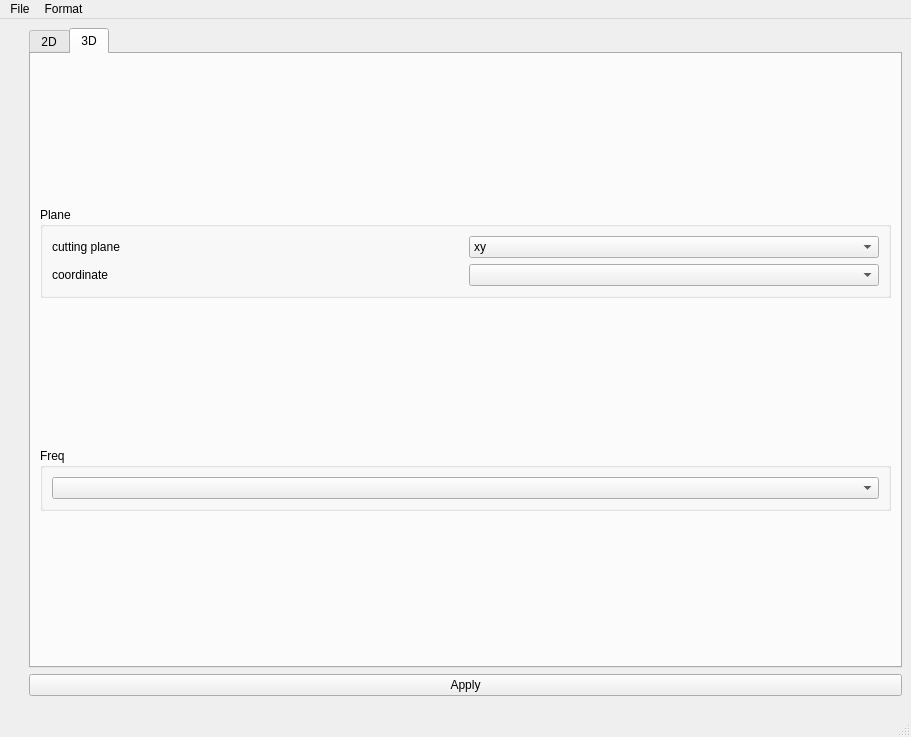
<?xml version="1.0" encoding="UTF-8"?>
<ui version="4.0">
 <class>MainWindow</class>
 <widget class="QMainWindow" name="MainWindow">
  <property name="geometry">
   <rect>
    <x>0</x>
    <y>0</y>
    <width>911</width>
    <height>737</height>
   </rect>
  </property>
  <property name="windowTitle">
   <string>AEMWEL Viewer</string>
  </property>
  <widget class="QWidget" name="centralwidget">
   <layout class="QHBoxLayout" name="horizontalLayout">
    <item>
     <layout class="QVBoxLayout" name="verticalLayout_plot">
      <property name="leftMargin">
       <number>10</number>
      </property>
      <property name="rightMargin">
       <number>10</number>
      </property>
     </layout>
    </item>
    <item>
     <layout class="QVBoxLayout" name="verticalLayout">
      <property name="rightMargin">
       <number>0</number>
      </property>
      <property name="bottomMargin">
       <number>10</number>
      </property>
      <item>
       <widget class="QTabWidget" name="tabWidget">
        <property name="sizePolicy">
         <sizepolicy hsizetype="Minimum" vsizetype="Expanding">
          <horstretch>0</horstretch>
          <verstretch>0</verstretch>
         </sizepolicy>
        </property>
        <property name="currentIndex">
         <number>1</number>
        </property>
        <widget class="QWidget" name="tab">
         <attribute name="title">
          <string>2D</string>
         </attribute>
         <layout class="QVBoxLayout" name="verticalLayout_2">
          <item>
           <widget class="QGroupBox" name="groupBox">
            <property name="title">
             <string>X Axis</string>
            </property>
            <layout class="QVBoxLayout" name="verticalLayout_3">
             <item>
              <widget class="QComboBox" name="comboBox_x">
               <property name="sizePolicy">
                <sizepolicy hsizetype="Expanding" vsizetype="Fixed">
                 <horstretch>0</horstretch>
                 <verstretch>0</verstretch>
                </sizepolicy>
               </property>
              </widget>
             </item>
            </layout>
           </widget>
          </item>
          <item>
           <widget class="QGroupBox" name="groupBox_2">
            <property name="title">
             <string>Y Aixs</string>
            </property>
            <layout class="QVBoxLayout" name="verticalLayout_4">
             <item>
              <widget class="QListWidget" name="listWidget_axes"/>
             </item>
             <item>
              <widget class="QComboBox" name="comboBox_add"/>
             </item>
             <item>
              <widget class="QPushButton" name="pushButton_addAxis">
               <property name="text">
                <string>Add Plot Data</string>
               </property>
              </widget>
             </item>
            </layout>
           </widget>
          </item>
         </layout>
        </widget>
        <widget class="QWidget" name="tab_2">
         <attribute name="title">
          <string>3D</string>
         </attribute>
         <layout class="QVBoxLayout" name="verticalLayout_5">
          <item>
           <widget class="QGroupBox" name="groupBox_3">
            <property name="sizePolicy">
             <sizepolicy hsizetype="Preferred" vsizetype="Maximum">
              <horstretch>0</horstretch>
              <verstretch>0</verstretch>
             </sizepolicy>
            </property>
            <property name="title">
             <string>Plane</string>
            </property>
            <layout class="QVBoxLayout" name="verticalLayout_6">
             <item>
              <layout class="QHBoxLayout" name="horizontalLayout_2">
               <item>
                <widget class="QLabel" name="label">
                 <property name="sizePolicy">
                  <sizepolicy hsizetype="Preferred" vsizetype="Maximum">
                   <horstretch>0</horstretch>
                   <verstretch>0</verstretch>
                  </sizepolicy>
                 </property>
                 <property name="text">
                  <string>cutting plane</string>
                 </property>
                </widget>
               </item>
               <item>
                <widget class="QComboBox" name="comboBox_plane">
                 <item>
                  <property name="text">
                   <string>xy</string>
                  </property>
                 </item>
                 <item>
                  <property name="text">
                   <string>yz</string>
                  </property>
                 </item>
                 <item>
                  <property name="text">
                   <string>zx</string>
                  </property>
                 </item>
                </widget>
               </item>
              </layout>
             </item>
             <item>
              <layout class="QHBoxLayout" name="horizontalLayout_3">
               <item>
                <widget class="QLabel" name="label_2">
                 <property name="text">
                  <string>coordinate</string>
                 </property>
                </widget>
               </item>
               <item>
                <widget class="QComboBox" name="comboBox_cutting"/>
               </item>
              </layout>
             </item>
            </layout>
           </widget>
          </item>
          <item>
           <widget class="QGroupBox" name="groupBox_4">
            <property name="sizePolicy">
             <sizepolicy hsizetype="Preferred" vsizetype="Maximum">
              <horstretch>0</horstretch>
              <verstretch>0</verstretch>
             </sizepolicy>
            </property>
            <property name="title">
             <string>Freq</string>
            </property>
            <layout class="QVBoxLayout" name="verticalLayout_7">
             <item>
              <widget class="QComboBox" name="comboBox_freq"/>
             </item>
            </layout>
           </widget>
          </item>
         </layout>
        </widget>
       </widget>
      </item>
      <item>
       <widget class="QPushButton" name="pushButton_apply">
        <property name="text">
         <string>Apply</string>
        </property>
       </widget>
      </item>
     </layout>
    </item>
   </layout>
  </widget>
  <widget class="QMenuBar" name="menubar">
   <property name="geometry">
    <rect>
     <x>0</x>
     <y>0</y>
     <width>911</width>
     <height>22</height>
    </rect>
   </property>
   <widget class="QMenu" name="menuFile">
    <property name="title">
     <string>File</string>
    </property>
    <addaction name="actionOpen"/>
   </widget>
   <widget class="QMenu" name="menuFormat">
    <property name="title">
     <string>Format</string>
    </property>
    <addaction name="actionCar2D"/>
    <addaction name="actionPolar"/>
    <addaction name="actionHeatmap"/>
   </widget>
   <addaction name="menuFile"/>
   <addaction name="menuFormat"/>
  </widget>
  <widget class="QStatusBar" name="statusbar"/>
  <action name="actionOpen">
   <property name="text">
    <string>Open</string>
   </property>
  </action>
  <action name="actionCar2D">
   <property name="text">
    <string>Cartesian 2D</string>
   </property>
  </action>
  <action name="actionPolar">
   <property name="text">
    <string>Polar</string>
   </property>
  </action>
  <action name="actionHeatmap">
   <property name="text">
    <string>Heatmap</string>
   </property>
  </action>
 </widget>
 <resources/>
 <connections/>
</ui>
